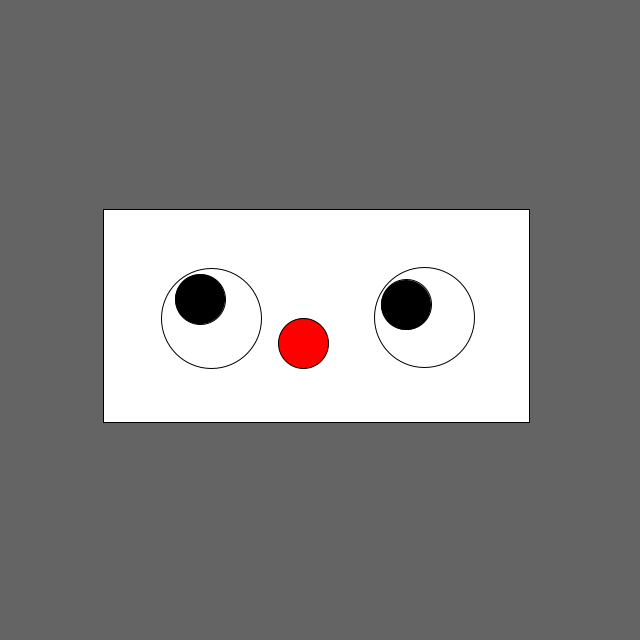
Frame 1 (no input)
Frame 60 (the mouse pressed at the canvas centre just before this capture): identical to frame 1, image omitted
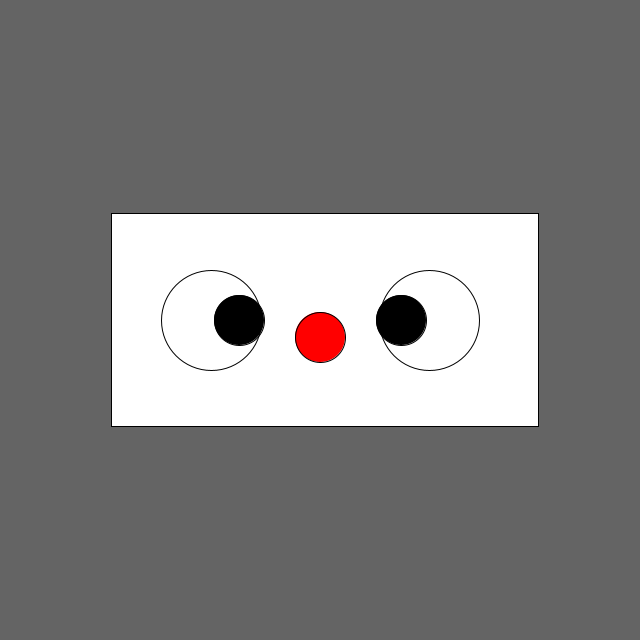
Frame 120 (the mouse held since frame 60 and released just before this capture)

The Processing sketch that drew these frames (run headless with seeded random() and noise(); from frame 60 on, the mouse is pressed at the canvas centre):

// Processing sketch: EyeChase
// ── EyeChase.pde
void setup() {
  size(640, 640);
}

void draw() {
  PVector mouse = new PVector(mouseX, mouseY);
  mouse.sub(new PVector(width/2, height/2));

  background(100);
  rectMode(CENTER);

  fill(255);
  rect(width/2 + cos(atan2(mouse.y, mouse.x)) * 5, height/2 + sin(atan2(mouse.y, mouse.x)) * 5, width/1.5, height/3);

  ellipse(width/2 - width/6 + cos(atan2(mouse.y, mouse.x - width/6)) * 3, height/2 + sin(atan2(mouse.y, mouse.x - width/6)) * 3, 100, 100);
  ellipse(width/2 + width/6 + cos(atan2(mouse.y, mouse.x + width/6)) * 3, height/2 + sin(atan2(mouse.y, mouse.x + width/6)) * 3, 100, 100);

  fill(0);
  ellipse(width/2 - width/6 + cos(atan2(mouse.y, mouse.x + width/6)) * 25, height/2 + sin(atan2(mouse.y, mouse.x + width/6)) * 25, 50, 50);
  ellipse(width/2 + width/6 + cos(atan2(mouse.y, mouse.x - width/6)) * 25, height/2 + sin(atan2(mouse.y, mouse.x - width/6)) * 25, 50, 50);
  
  fill(255, 0, 0);
  ellipse(width/2 + cos(atan2(mouse.y - height/15, mouse.x)) * 25, height/2 + height/15 + sin(atan2(mouse.y - height/15, mouse.x)) * 25, 50, 50);
}
